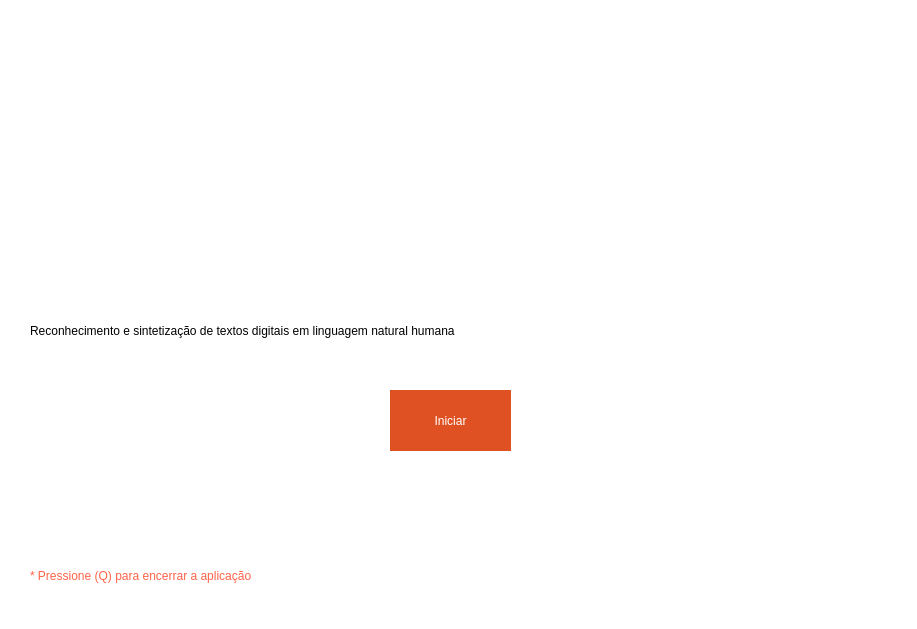
<?xml version="1.0" encoding="UTF-8"?>
<ui version="4.0">
 <class>MainWindow</class>
 <widget class="QMainWindow" name="MainWindow">
  <property name="geometry">
   <rect>
    <x>0</x>
    <y>0</y>
    <width>917</width>
    <height>629</height>
   </rect>
  </property>
  <property name="windowTitle">
   <string>MainWindow</string>
  </property>
  <widget class="QWidget" name="centralwidget">
   <widget class="QWidget" name="widget" native="true">
    <property name="geometry">
     <rect>
      <x>-10</x>
      <y>0</y>
      <width>941</width>
      <height>631</height>
     </rect>
    </property>
    <property name="styleSheet">
     <string notr="true">background-color: qlineargradient(spread:pad, x1:0, y1:0, x2:1, y2:0, stop:0 rgba(255, 255, 255, 255));</string>
    </property>
    <widget class="QPushButton" name="iniciar">
     <property name="geometry">
      <rect>
       <x>400</x>
       <y>390</y>
       <width>121</width>
       <height>61</height>
      </rect>
     </property>
     <property name="styleSheet">
      <string notr="true">background-color: qlineargradient(spread:pad, x1:0, y1:0, x2:1, y2:0, stop:0 rgba(223, 81, 34, 255));
border:none ;
color:white;</string>
     </property>
     <property name="text">
      <string>Iniciar</string>
     </property>
    </widget>
    <widget class="QLabel" name="label">
     <property name="geometry">
      <rect>
       <x>40</x>
       <y>280</y>
       <width>831</width>
       <height>101</height>
      </rect>
     </property>
     <property name="styleSheet">
      <string notr="true">font: 75 italic 18pt &quot;Roboto&quot;;</string>
     </property>
     <property name="text">
      <string>Reconhecimento e sintetização de textos digitais em linguagem natural humana</string>
     </property>
    </widget>
    <widget class="QLabel" name="label_3">
     <property name="geometry">
      <rect>
       <x>100</x>
       <y>-50</y>
       <width>721</width>
       <height>291</height>
      </rect>
     </property>
     <property name="text">
      <string>&lt;html&gt;&lt;head/&gt;&lt;body&gt;&lt;p&gt;&lt;img src=&quot;:/newPrefix/Captura de tela de 2018-11-20 17-03-23.png&quot;/&gt;&lt;/p&gt;&lt;/body&gt;&lt;/html&gt;</string>
     </property>
    </widget>
    <zorder>label</zorder>
    <zorder>iniciar</zorder>
    <zorder>label</zorder>
    <zorder>label_3</zorder>
   </widget>
   <widget class="QLabel" name="label_2">
    <property name="geometry">
     <rect>
      <x>30</x>
      <y>560</y>
      <width>291</width>
      <height>31</height>
     </rect>
    </property>
    <property name="styleSheet">
     <string notr="true">color: tomato;</string>
    </property>
    <property name="text">
     <string>* Pressione (Q) para encerrar a aplicação</string>
    </property>
   </widget>
  </widget>
 </widget>
 <resources>
  <include location="logo.qrc"/>
 </resources>
 <connections/>
</ui>
